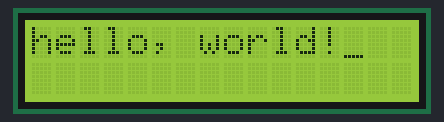
Simulated run of this sketch. Board: Arduino Uno, built with avr-gcc and run on an emulated ATmega328P. On the bench: 16×2 character LCD.

Above: at 0.1 s.

The sketch:

project5_lcd_cursor_blink.ino
```cpp
// Project 5: Cursor Blink

// The purpose of this project was to display the cursor on screen and have it blink

// Group Members: Josh Wild, Dayne Newman
// Group Number: 14 (not sure this is what the bottom of the breadboard said)
// Date: 3/25/2025
// Code written by: Both team members

// include lcd header file
#include <LiquidCrystal.h>

// define lcd pins
LiquidCrystal lcd(12, 11, 5, 4, 3, 2);

// set up dimensions of lcd and print 'hello world!'
void setup() {
  lcd.begin(16, 2);
  lcd.print("hello, world!");
}

// make the cursor flash every half second
void loop() {
  lcd.cursor();
  delay(500);
  lcd.noCursor();
  delay(500);
}
```
